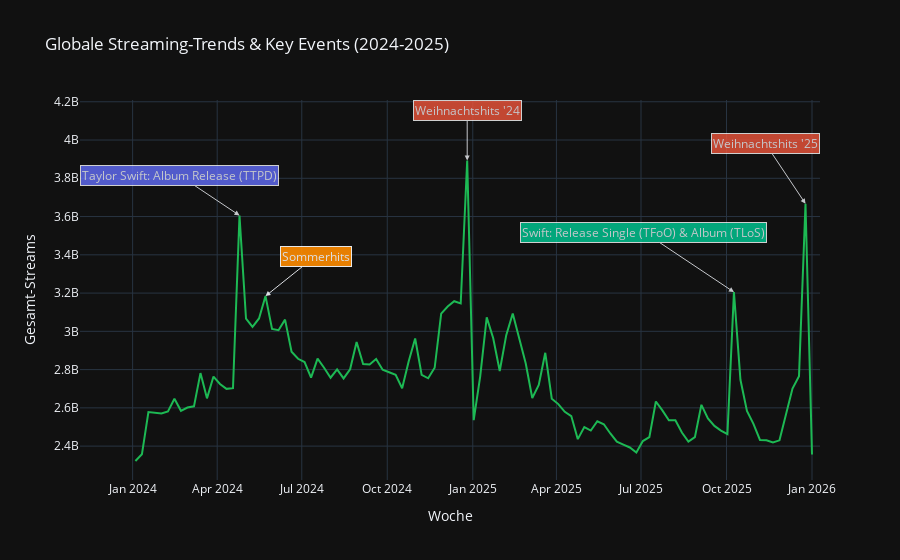

The cell this chart's notebook holds for it:
### Markdown cell above
# SAISONALITÄT

### Code cell
# Aggregieren der gesamten Streams pro Woche
seasonal_trends = df.groupby('chart_week')['streams'].sum().reset_index()

# Plotting
fig = px.line(seasonal_trends, 
              x='chart_week', 
              y='streams',
              title='Globale Streaming-Trends & Key Events (2024-2025)',
              labels={'streams': 'Gesamt-Streams', 'chart_week': 'Woche'},
              template='plotly_dark')

# Kommentare in die Grafik einfügen
# Taylor Swift April 2024
fig.add_annotation(x="2024-04-25", 
                    y=3605841989,
                    text="Taylor Swift: Album Release (TTPD)",
                    showarrow=True, arrowhead=2, opacity=0.8,
                    ax=-60, ay=-40, bgcolor="#636EFA", bordercolor="white")

# Sommerhits
fig.add_annotation(x="2024-05-23", 
                    y=3184277186,
                    text="Sommerhits",
                    showarrow=True, arrowhead=2, opacity=0.9,
                    ax=50, ay=-40, bgcolor="#FF8C00", bordercolor="white")

# Saisonale Rückkehr der Weihnachtshits
fig.add_annotation(x="2024-12-26", y=3893017659,
            text="Weihnachtshits '24",
            showarrow=True, arrowhead=2, opacity=0.8,
            ax=0, ay=-50, bgcolor="#EF553B", bordercolor="white")

# Der massive Oktober-Peak 2025
fig.add_annotation(x="2025-10-09", y=3205166486,
            text="Swift: Release Single (TFoO) & Album (TLoS)",
            showarrow=True, arrowhead=2, opacity=0.8,
            ax=-90, ay=-60, bgcolor="#00CC96", bordercolor="white")

fig.add_annotation(x="2025-12-25", y=3667133246,
            text="Weihnachtshits '25",
            showarrow=True, arrowhead=2, opacity=0.8,
            ax=-40, ay=-60, bgcolor="#EF553B", bordercolor="white")

# Optik verfeinern
fig.update_traces(line_color='#1DB954', line_width=2)

fig.show()
